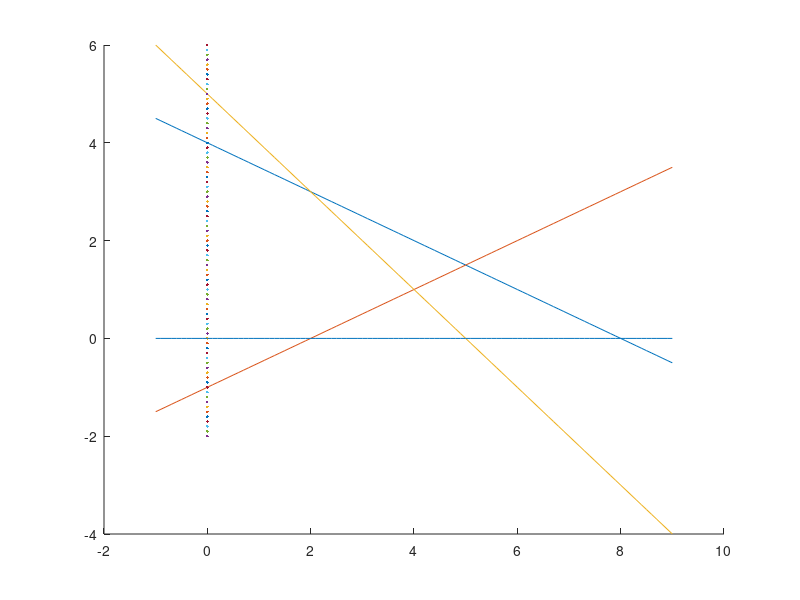

Write MATLAB code to recreate this figure. (Note: this script raises an error after producing the figure.)
clc
clear
A=[1 2;1 -2;2 2;1 0;0 1]
B=[8;2;10;0;0]
Z=[-1;-1;-1;1;1]
F=[3;2]

%w - ograniczenie
[w,k]=size(A)
l=1

for i=1:w-1
AT(1,:)=A(i,:)
BT(1,:)=B(i)
for j=i+1:w
AT(2,:)=A(j,:)
BT(2,:)=B(j)
R=AT^(-1)*BT
if(sum(isnan(R))==0)
if(sum(isinf(R))==0)
    T(:,l)=R
    l=l+1
end
end
end
end

f=0
for i=1:l-1
    f=0
    for j=1:w
        if Z(j)==-1
           if A(j,:)*T(:,i)<=B(j)
              f=f+1
           end
        end
        if Z(j)==1
            if A(j,:)*T(:,i)>=B(j)
              f=f+1
           end
        end
        if Z(j)==0
            if A(j,:)*T(:,i)==B(j)
              f=f+1
           end
        end
    end
    if f==w
        T2(:,l)=T(:,i)
        l=l+1
    end
end
x=min(T(1,:))-1:0.1:max(T(1,:)+1)
y=min(T(2,:))-1:0.1:max(T(2,:)+1)
hold on
for i=1:w
    if A(i,2)==0
        x=B(i)/A(i,1)
        plot(x,y)
    else
        x=min(T(1,:))-1:0.1:max(T(1,:)+1)
        y2=(B(i)-A(i,1)*x)/A(i,2)
        plot(x,y2)
    end
end
ch = convhull(T(:,1),T(1,:))
fill(T(k),T(k),'r')
